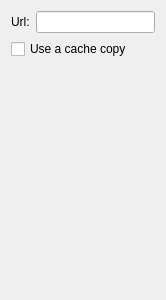
<?xml version="1.0" encoding="UTF-8"?>
<ui version="4.0">
 <class>WebShapeConfigWidget</class>
 <widget class="QWidget" name="WebShapeConfigWidget">
  <property name="geometry">
   <rect>
    <x>0</x>
    <y>0</y>
    <width>166</width>
    <height>300</height>
   </rect>
  </property>
  <layout class="QGridLayout" name="gridLayout">
   <item row="0" column="0">
    <widget class="QLabel" name="label">
     <property name="text">
      <string>Url:</string>
     </property>
    </widget>
   </item>
   <item row="0" column="1">
    <widget class="QLineEdit" name="urlEdit"/>
   </item>
   <item row="2" column="1">
    <spacer name="verticalSpacer">
     <property name="orientation">
      <enum>Qt::Vertical</enum>
     </property>
     <property name="sizeHint" stdset="0">
      <size>
       <width>20</width>
       <height>257</height>
      </size>
     </property>
    </spacer>
   </item>
   <item row="1" column="0" colspan="2">
    <widget class="QCheckBox" name="useCache">
     <property name="text">
      <string>Use a cache copy</string>
     </property>
    </widget>
   </item>
  </layout>
 </widget>
 <resources/>
 <connections/>
</ui>
